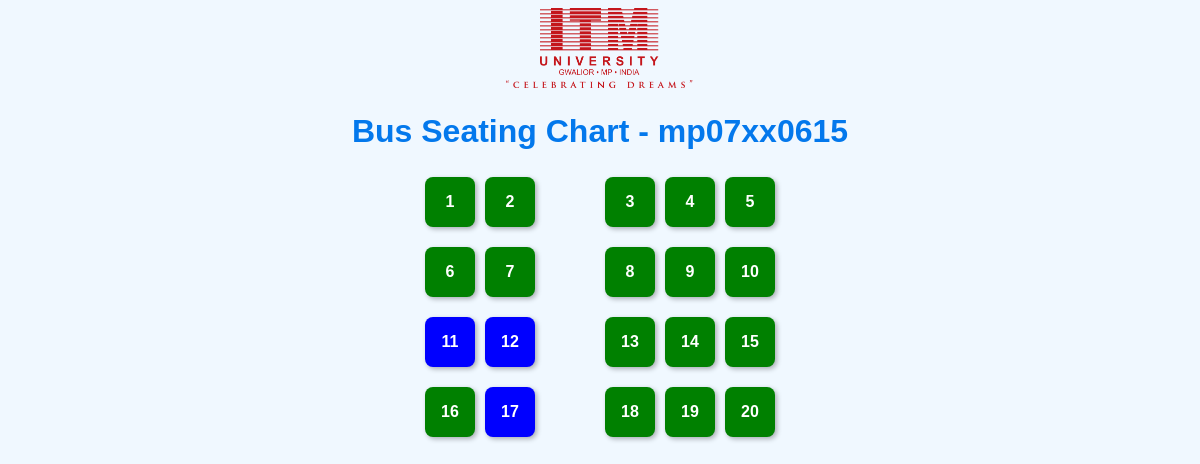
Screenshot of /bus/mp07xx0615/ with the database file from the repository.
### bus_app/models.py (models this page shows, shortened)
class Bus(models.Model):
    number = models.CharField(max_length=10, unique=True)  # Example: MP07VV467
    identifier_number = models.CharField(max_length=10, unique=True, null=True, blank=True)
    pollution_paid = models.BooleanField(default=False)
    pollution_issue_date = models.DateField(null=True, blank=True)
    pollution_valid_upto = models.DateField(null=True, blank=True)
    insurance_paid = models.BooleanField(default=False)
    insurance_issue_date = models.DateField(null=True, blank=True)
    insurance_valid_upto = models.DateField(null=True, blank=True)
    tax_paid = models.BooleanField(default=False)
    tax_issue_date = models.DateField(null=True, blank=True)
    tax_valid_upto = models.DateField(null=True, blank=True)
    permit = models.BooleanField(default=False)
    permit_issue_date = models.DateField(null=True, blank=True)
    permit_valid_upto = models.DateField(null=True, blank=True)

class Seat(models.Model):
    seat_number = models.PositiveIntegerField(null=True, blank=True)
    bus = models.ForeignKey(Bus, on_delete=models.CASCADE, related_name='seats')
    student = models.ForeignKey('Student', null=True, blank=True, on_delete=models.SET_NULL, related_name='seats')
    class Meta:
        unique_together = ('bus', 'seat_number')

### bus_app/views.py (the view)
# urls.py: path('bus/<str:bus_number>/', views.bus_seating_chart, name='bus_seating_chart'),
def bus_seating_chart(request, bus_number):
    bus = get_object_or_404(Bus, number=bus_number)
    seats = Seat.objects.filter(bus=bus).order_by('seat_number')
    total_columns = 6  # 2 Left + 1 Gap + 3 Right
    seating_chart = []
    row = []
    seat_index = 0
    for seat in seats:
        if seat_index % total_columns == 2:  # Middle me gap add karo
            row.append({'is_gap': True})
        row.append(seat)
        seat_index += 1
        if len(row) == total_columns:  # Row complete ho gyi
            seating_chart.append(row)
            row = []
            seat_index = 0  # Next row ke liye seat count reset
    if row:  # Last row incomplete ho to bhi add kar do
        seating_chart.append(row)
    return render(request, 'bus_seating_chart.html', {'bus': bus, 'seating_chart': seating_chart})

### bus_app/templates/bus_seating_chart.html (shortened to what this page needs)
{% load static %}
<!DOCTYPE html>
<html lang="en">
<head>
</head>
<body>
    <img src="{% static 'images/logo(1).png' %}" alt="ITM University Logo" style="height: 80px;">
    <h1>Bus Seating Chart - {{ bus.number }}</h1>
    <div class="bus-container">
        {% for row in seating_chart %}
            <div class="row">
                {% for seat in row %}
                    {% if seat.is_gap %}
                        <div class="gap"></div>
                    {% else %}
                        <div class="seat
                            {% if seat.student %}
                                {% if seat.student.fee_paid %}
                                    occupied-fee-paid
                                {% else %}
                                    occupied-fee-unpaid
                                {% endif %}
                            {% else %}
                                available
                            {% endif %}">
                            <a href="{% url 'seat_details' seat.id %}">{{ seat.seat_number }}</a>
                        </div>
                    {% endif %}
                {% endfor %}
            </div>
        {% endfor %}
    </div>
</body>
</html>

### bus_app/templates/bus_seating_chart.html (style rules this page uses)
body { font-family: Arial, sans-serif; background-color: #f0f8ff; text-align: center; }
h1 { color: #0378ec; }
.bus-container { display: flex; flex-direction: column; align-items: center; }
.row { display: flex; justify-content: center; margin-bottom: 10px; }
.seat { width: 50px; height: 50px; text-align: center; line-height: 50px; margin: 5px; border-radius: 8px; box-shadow: 2px 2px 5px rgba(0,0,0,0.3); font-weight: bold; font-size: 16px; }
.available { background-color: green; color: white; }
.occupied-fee-paid { background-color: blue; color: white; }
.gap { width: 50px; height: 50px; margin: 5px; background: none; }
.seat a { color: white; text-decoration: none; display: block; }

### rows the page displays
Bus: number "mp07xx0615"
Seat: seat_number "1"
Seat: seat_number "2"
Seat: seat_number "3"
Seat: seat_number "4"
Seat: seat_number "5"
Seat: seat_number "6"
Seat: seat_number "7"
Seat: seat_number "8"
Seat: seat_number "9"
Seat: seat_number "10"
Seat: seat_number "11"
Seat: seat_number "12"
Seat: seat_number "13"
Seat: seat_number "14"
Seat: seat_number "15"
Seat: seat_number "16"
Seat: seat_number "17"
Seat: seat_number "18"
Seat: seat_number "19"
Seat: seat_number "20"
